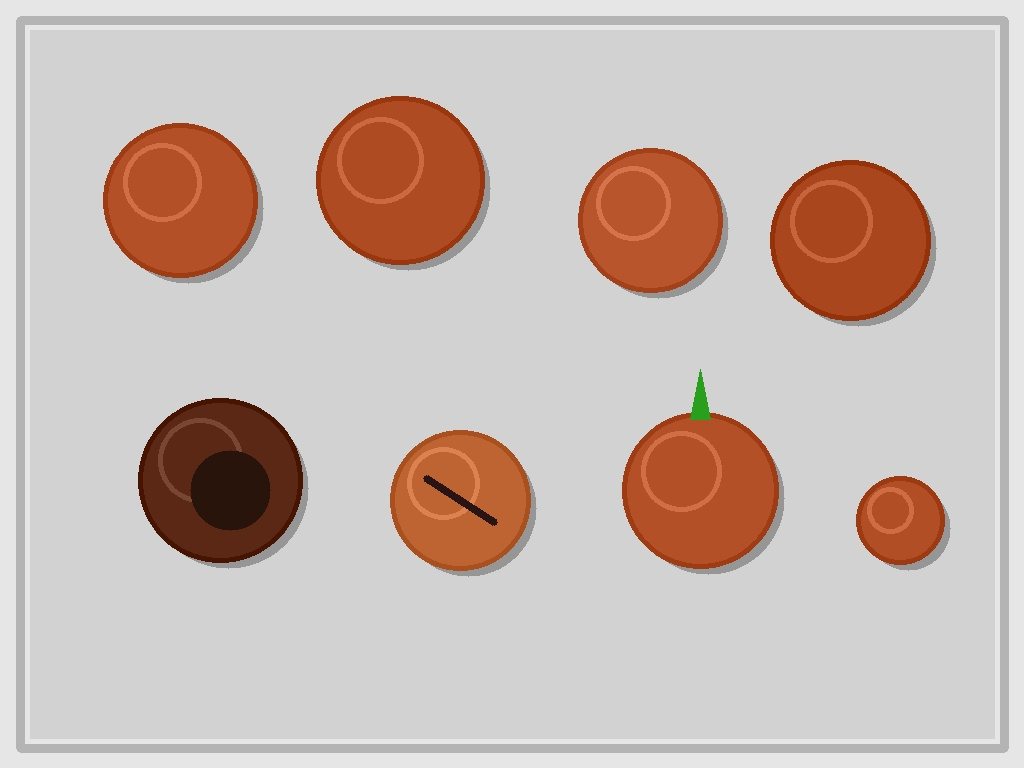
#> input picture sample_data/sample_onions_tray.jpg, 1024 x 768 px, found by its file name
$ python test_stage3_preprocessing.py
#> lines starting #> are read from the running program, lines starting #| are printed output that depends on the picture
#> further down, pil_img is the input picture: PIL image 1024x768 RGB; mean R, G, B 201.3, 185.4, 178.5
#|   PIL Decoded Mode: RGB, Dimensions (W x H): (1024, 768)
#|   OpenCV Decoded Shape (H x W x C): (768, 1024, 3)
### backend/app/utils/preprocessing.py
import cv2
import numpy as np
from PIL import Image
from typing import Tuple, Union

try:
    import torch
    import torchvision.transforms as transforms
    HAS_TORCH = True
except ImportError:
    HAS_TORCH = False

IMAGENET_MEAN = np.array([0.485, 0.456, 0.406], dtype=np.float32)
IMAGENET_STD = np.array([0.229, 0.224, 0.225], dtype=np.float32)
TARGET_SIZE = (224, 224)
FILL_COLOR = (235, 230, 225)  # Neutral background fill matching dataset baseline


def letterbox_image_np(
    image_bgr: np.ndarray,
    target_size: Tuple[int, int] = TARGET_SIZE,
    fill_color: Tuple[int, int, int] = FILL_COLOR
) -> np.ndarray:
    """
    Pads an image to a square aspect ratio without distortion,
    then resizes to target_size (width, height).
    Returns RGB uint8 image.
    """
#> called with target_size = (224, 224), fill_color = (235, 230, 225)
    h, w = image_bgr.shape[:2]
#> h = 768; w = 1024
    tw, th = target_size

    # Convert BGR to RGB
    img_rgb = cv2.cvtColor(image_bgr, cv2.COLOR_BGR2RGB)

    # Uniform scale factor preserving aspect ratio
    scale = min(tw / w, th / h)
#> scale = 0.219
    nw, nh = int(round(w * scale)), int(round(h * scale))
#> nw = 224; nh = 168

    # Bilinear interpolation
    resized = cv2.resize(img_rgb, (nw, nh), interpolation=cv2.INTER_LINEAR)

    # Create letterbox canvas
    canvas = np.full((th, tw, 3), fill_color, dtype=np.uint8)
    pad_top = (th - nh) // 2
#> pad_top = 28
    pad_left = (tw - nw) // 2
#> pad_left = 0
    canvas[pad_top:pad_top + nh, pad_left:pad_left + nw] = resized
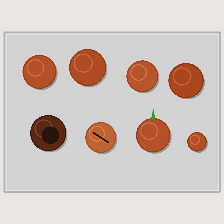
#> canvas: shape (224, 224, 3); mean R, G, B 209.7, 196.5, 190.1

    return canvas


def letterbox_image_pil(
    pil_img: Image.Image,
    target_size: Tuple[int, int] = TARGET_SIZE,
    fill_color: Tuple[int, int, int] = FILL_COLOR
) -> Image.Image:
    """
    PIL-based letterbox preserving aspect ratio and centering image.
    """
#> called with target_size = (224, 224), fill_color = (235, 230, 225)
    img = pil_img.convert("RGB")
    w, h = img.size
#> w = 1024; h = 768
    tw, th = target_size

    scale = min(tw / w, th / h)
#> scale = 0.219
    nw, nh = int(round(w * scale)), int(round(h * scale))
#> nw = 224; nh = 168

    resized = img.resize((nw, nh), Image.Resampling.BILINEAR)
#> resized: PIL image 224x168 RGB

    canvas = Image.new("RGB", (tw, th), fill_color)
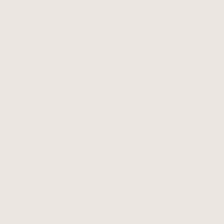
#> canvas: PIL image 224x224 RGB; mean R, G, B 235, 230, 225
    pad_left = (tw - nw) // 2
#> pad_left = 0
    pad_top = (th - nh) // 2
#> pad_top = 28
    canvas.paste(resized, (pad_left, pad_top))

    return canvas


# [22 lines left out: function preprocess_for_inference_np, not called in this run]


def preprocess_for_inference_torch(
    pil_image: Image.Image,
    target_size: Tuple[int, int] = TARGET_SIZE
) -> "torch.Tensor":
    """
    PyTorch inference preprocessing producing [1, 3, 224, 224] float32 tensor.
    """
    if not HAS_TORCH:
        raise ImportError("PyTorch is required for preprocess_for_inference_torch.")

    canvas = letterbox_image_pil(pil_image, target_size=target_size)

    transform = transforms.Compose([
#> (the run stopped early here; a loop or call above may not have finished)
